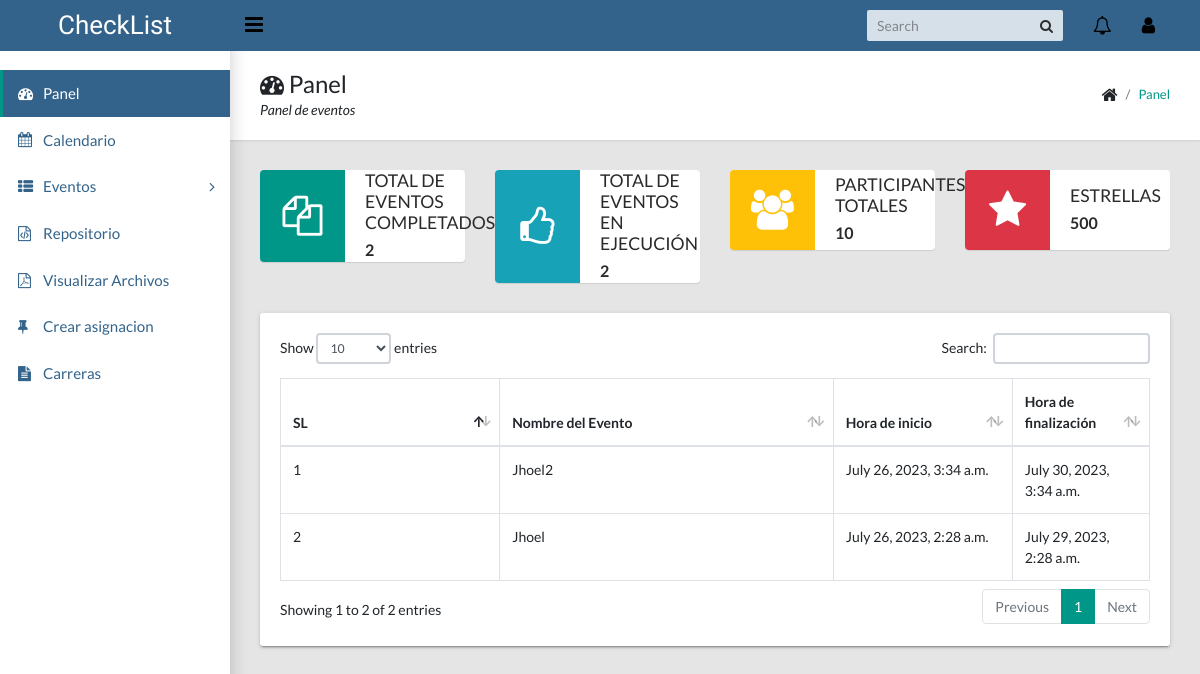
Screenshot of / (signed in) with the database file from the repository.
### calendarapp/models/event.py (models this page shows, shortened)
class Event(EventAbstract):
    user = models.ForeignKey(User, on_delete=models.CASCADE, related_name="events")
    title = models.CharField(max_length=200, unique=True)
    description = models.TextField()
    start_time = models.DateTimeField()
    end_time = models.DateTimeField()
    objects = EventManager()

### eventcalendar/views.py (the view)
# urls.py: path("", DashboardView.as_view(), name="dashboard"),
class DashboardView(LoginRequiredMixin, View):
    login_url = "accounts:signin"
    template_name = "calendarapp/dashboard.html"
    def get(self, request, *args, **kwargs):
        events = Event.objects.get_all_events(user=request.user)
        running_events = Event.objects.get_running_events(user=request.user)
        latest_events = Event.objects.filter(user=request.user).order_by("-id")[:10]
        context = {
            "total_event": events.count(),
            "running_events": running_events,
            "latest_events": latest_events,
        }
        return render(request, self.template_name, context)

### calendarapp/models/event.py (called while the page is built)
    def get_all_events(self, user):
        events = Event.objects.filter(user=user, is_active=True, is_deleted=False)
        return events

    def get_running_events(self, user):
        running_events = Event.objects.filter(
            user=user,
            is_active=True,
            is_deleted=False,
            end_time__gte=datetime.now().date(),
        ).order_by("start_time")
        return running_events

### templates/calendarapp/dashboard.html (shortened to what this page needs)
{% extends 'base/base.html' %}
{% load static %}
{% block breadcrumb %}
    <div>
        <h1><i class="fa fa-dashboard"></i> Panel</h1>
        <p>Panel de eventos</p>
    </div>
    <ul class="app-breadcrumb breadcrumb">
        <li class="breadcrumb-item"><i class="fa fa-home fa-lg"></i></li>
        <li class="breadcrumb-item"><a href="#">Panel</a></li>
    </ul>
{% endblock breadcrumb %}
{% block content %}
<div class="row">
    <div class="col-md-6 col-lg-3">
        <div class="widget-small primary coloured-icon">
            <i class="icon fa fa-files-o fa-3x"></i>
            <div class="info">
                <h4>Total de eventos completados</h4>
                <p><b>{{ total_event }}</b></p>
            </div>
        </div>
    </div>
    <div class="col-md-6 col-lg-3">
        <div class="widget-small info coloured-icon">
            <i class="icon fa fa-thumbs-o-up fa-3x"></i>
            <div class="info">
                <h4>Total de eventos en ejecución</h4>
                <p><b>{{ running_events.count }}</b></p>
            </div>
        </div>
    </div>
    <div class="col-md-6 col-lg-3">
        <div class="widget-small warning coloured-icon">
            <i class="icon fa fa-users fa-3x"></i>
            <div class="info">
                <h4>Participantes totales</h4>
                <p><b>10</b></p>
            </div>
        </div>
    </div>
    <div class="col-md-6 col-lg-3">
        <div class="widget-small danger coloured-icon">
            <i class="icon fa fa-star fa-3x"></i>
            <div class="info">
                <h4>Estrellas</h4>
                <p><b>500</b></p>
            </div>
        </div>
    </div>
    <div class="col-md-12">
        <div class="tile">
            <div class="tile-body">
                <div class="table-responsive">
                    <div id="sampleTable_wrapper" class="dataTables_wrapper container-fluid dt-bootstrap4 no-footer">
                        <div class="row">
                            <div class="col-sm-12">
                                <table class="table table-hover table-bordered dataTable no-footer" id="sampleTable" role="grid" aria-describedby="sampleTable_info">
                                    <thead>
                                        <tr role="row">
                                            <th class="sorting_asc" tabindex="0" aria-controls="sampleTable" rowspan="1" colspan="1" aria-sort="ascending" aria-label="Name: activate to sort column descending" style="width: 261.641px;">SL</th>
                                            <th class="sorting" tabindex="0" aria-controls="sampleTable" rowspan="1" colspan="1" aria-label="Position: activate to sort column ascending" style="width: 417.312px;">Nombre del Evento</th>
                                            <th class="sorting" tabindex="0" aria-controls="sampleTable" rowspan="1" colspan="1" aria-label="Office: activate to sort column ascending" style="width: 189.281px;">Hora de inicio</th>
                                            <th class="sorting" tabindex="0" aria-controls="sampleTable" rowspan="1" colspan="1" aria-label="Age: activate to sort column ascending" style="width: 102.141px;">Hora de finalización</th>
                                        </tr>
                                    </thead>
                                    <tbody>
                                        {% for event in latest_events %}
                                            <tr role="row" class="odd">
                                                <td class="sorting_1">{{ forloop.counter }}</td>
                                                <td>{{ event.title }}</td>
                                                <td>{{ event.start_time }}</td>
                                                <td>{{ event.end_time }}</td>
                                            </tr>
                                        {% endfor %}
                                    </tbody>
                                </table>
                            </div>
                        </div>
                    </div>
                </div>
            </div>
        </div>
    </div>
</div>
{% endblock content %}

### rows the page displays
Event: title "Jhoel2", start_time "July 26, 2023, 3:34 a.m.", end_time "July 30, 2023, 3:34 a.m."
Event: title "Jhoel", start_time "July 26, 2023, 2:28 a.m.", end_time "July 29, 2023, 2:28 a.m."

### other values shown
{{ total_event }} "2"
{{ running_events.count }} "2"
